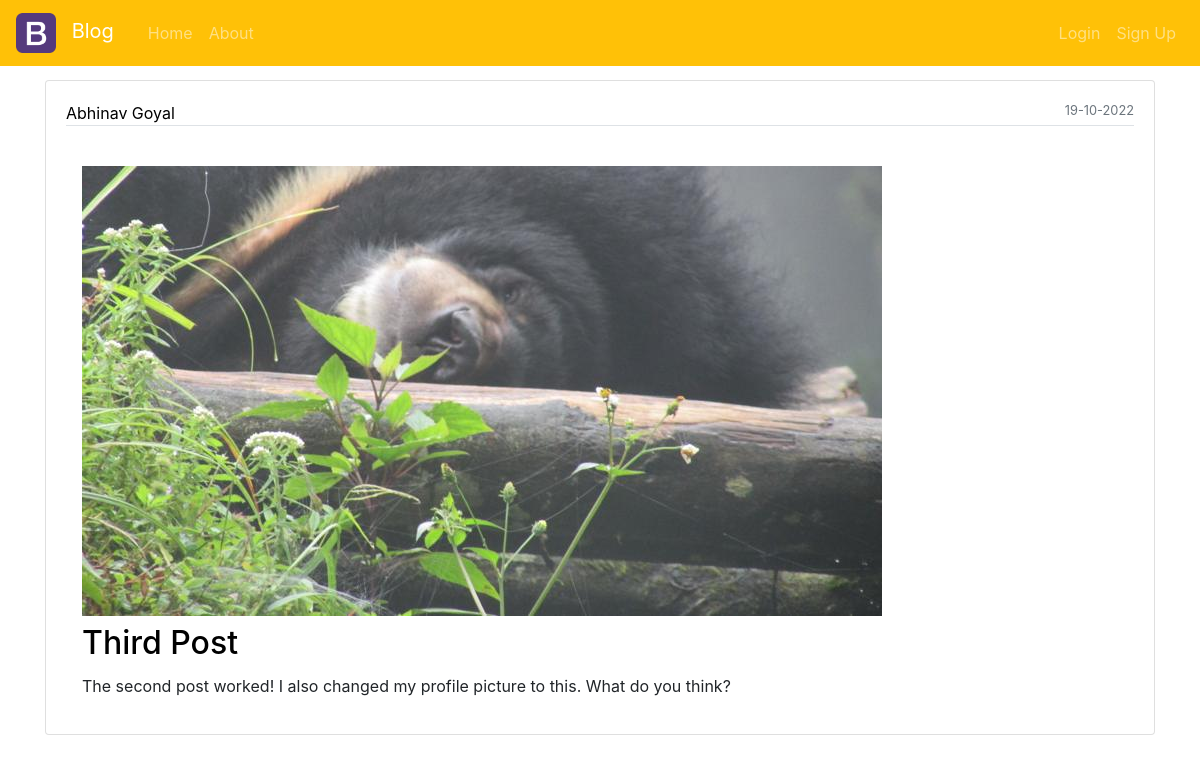
Screenshot of /post/3 with the database file from the repository.
### flask_blog/models.py (models this page shows, shortened)
class User(db.Model, UserMixin):
    about_text = "Hello there! I love blogging!"
    id = db.Column(db.Integer, primary_key=True)
    first_name = db.Column(db.String(20), nullable=False)
    last_name = db.Column(db.String(20), nullable=False)
    email = db.Column(db.String(100), unique=True, nullable=False)
    password = db.Column(db.String(20), nullable=False)
    profile_pic = db.Column(db.String(60), nullable=False, default="default.png")
    about_me = db.Column(db.Text, nullable=False, default=about_text)
    posts = db.relationship("Post", backref="creator", lazy=True)

class Post(db.Model):
    id = db.Column(db.Integer, primary_key=True)
    title = db.Column(db.String(100), nullable=False)
    content = db.Column(db.Text, nullable=False)
    post_pic = db.Column(db.String(60), nullable=True)
    date_posted = db.Column(db.DateTime, nullable=False, default=datetime.now)
    user_id = db.Column(db.Integer, db.ForeignKey("user.id"), nullable=False)

### flask_blog/routes.py (the view)
    @app.route("/post/<int:post_id>", methods=["GET", "POST"])
    def post(post_id):
        post = Post.query.get_or_404(post_id)
        update_post_form = UpdatePostForm()
        if update_post_form.validate_on_submit():
            post.title=update_post_form.title.data
            post.content = update_post_form.content.data
            if update_post_form.post_pic.data:
                picture_file = save_post_picture(update_post_form.post_pic.data)
                if post.post_pic:
                    remove_path = os.path.join(app.root_path, "static/images", post.post_pic)
                    os.remove(remove_path)
                post.post_pic = picture_file
            db.session.commit()
            flash("Your post has been updated", "success")
            return redirect(url_for("post", post_id=post.id))
        elif request.method == "GET":
            update_post_form.title.data = post.title
            update_post_form.content.data = post.content
        return render_template("post.html", title=post.title, post=post, form=update_post_form)

### flask_blog/templates/post.html (shortened to what this page needs)
{% extends "layout.html" %}
{% block contents %}
    <div class="card">
                 <div class="card-body">
                     <div class="border-bottom mb-4 link-class">
                         <a class="card-text " href="#">{{post.creator.first_name + " " + post.creator.last_name}}</a>
                         <small class="card-text text-muted float-right">{{post.date_posted.strftime("%d-%m-%Y")}}</small>
                     </div>
                    <div class="p-3">
                     {% if post.post_pic %}
                        <img class="img-fluid mb-2" src="{{url_for('static', filename='images/'+post.post_pic)}}" alt="Post Picture">
                     {% endif %}
                     <h2 class="card-title link-class"><a href="#" >{{post.title}}</a></h2>
                    <p class="card-text">{{post.content}}</p>
            </div>
        </div>
    </div>
{% endblock contents %}

### flask_blog/static/main.css (style rules this page uses)
body { background-colour:#FAFAFA; margin-top:80px; }
.link-class a { color: #000000; }

### rows the page displays
User: creator "Abhinav Goyal"
Post: date_posted "19-10-2022", post_pic (picture), title "Third Post", content "The second post worked! I also changed my profile picture to this. What do you think?"
